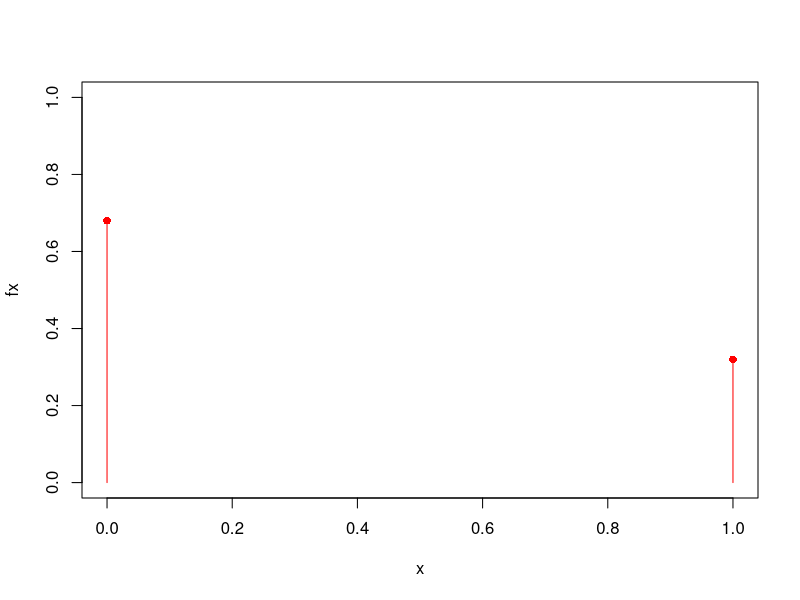
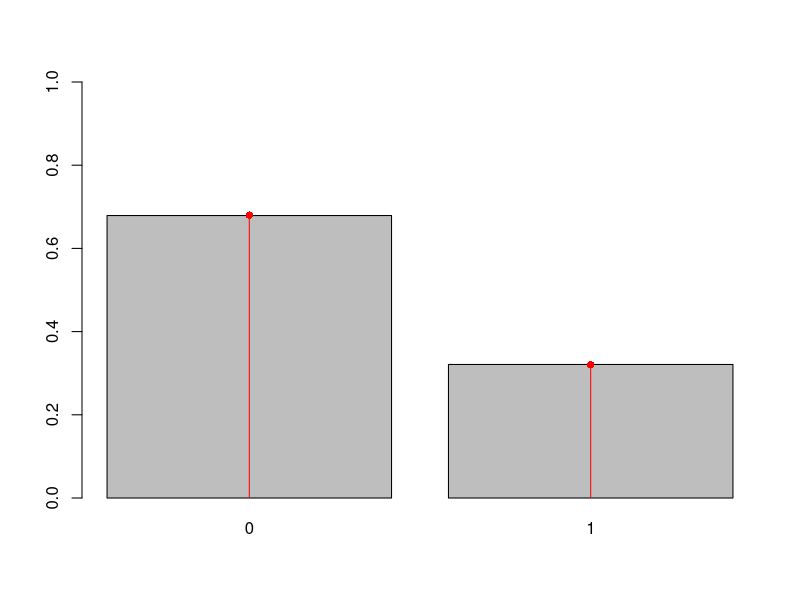
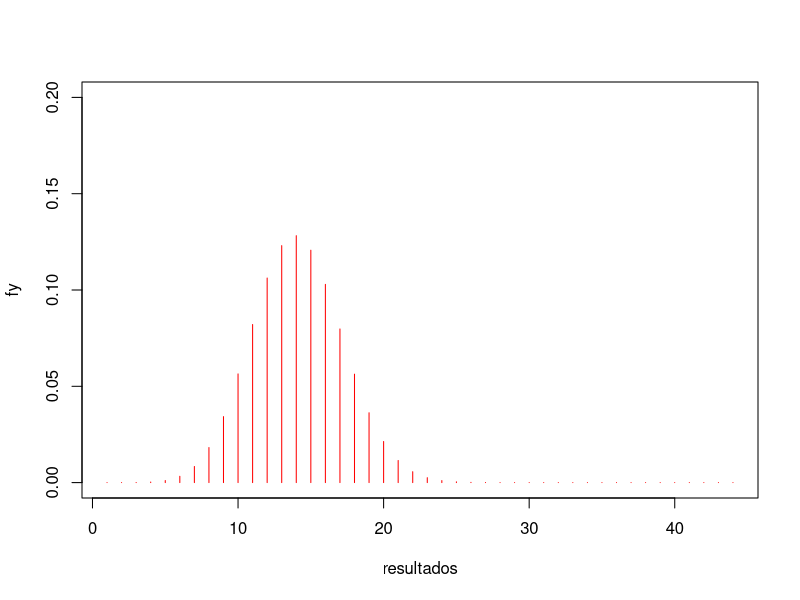
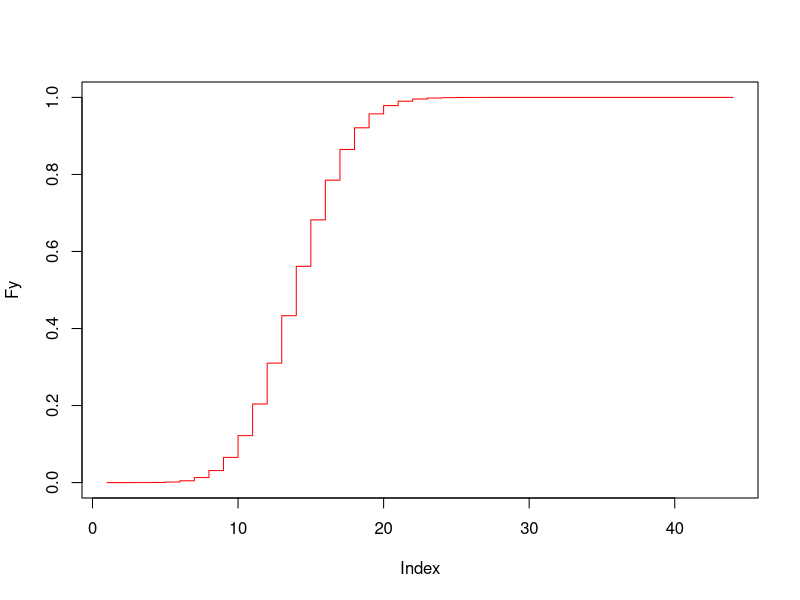
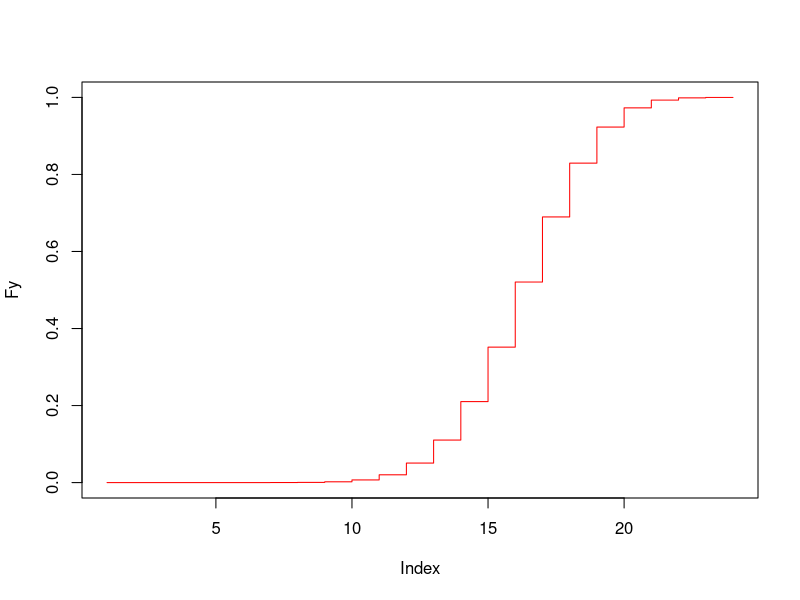

The R script that drew these images, in order:
#Solucion Pregunta 1

#ensayo de Bernoulli

x <- c(0, 1)
fx <- c(0.68, 0.32)

#tabla

cbind(x, fx)
plot(x, fx, ylim=c(0,1), type="h", 
     col="red")
points(x, fx, pch=16, col="red")

n <- 400000
muestra <- sample(x, n, fx, replace = TRUE)
fi <- table(muestra)/n
br <- barplot(fi, ylim=c(0,1)) # frequencias relativas

lines(br, fx, ylim=c(0,1), type="h", 
     col="red") # function de masa de probabilidad
points(br, fx, pch=16, col="red")

#datos
xbar <- mean(muestra)
xbar

#modelo
mu <- sum(x*fx)
mu

fx[2]

#datos varianza muestral
ssq <- var(muestra)
ssq

#varianza de la funcion de masa de probabilidad
sigmasq <- sum((x-mu)^2*fx)
sigmasq
fx[1]*fx[2] #en bernoulli


n <- 43
set.seed(123)
muestra <- sample(x, n, fx, replace=TRUE)


y <- function(i){sum(sample(x, n, fx, replace=TRUE))}
y(4)

#bucle en R
set.seed(123)
m <- 400000 #encuestas de n=43
encuestas <- sapply(1:m, y)
fi <- table(encuestas)/m
data.frame(fi)

dbinom(13, 43, 0.32)

#tabla de probabilidad
resultados <- 1:43
fy <- dbinom(resultados, 43, 0.32)

tabladeprob <- cbind(resultados, fy)
tabladeprob

### n =44
resultados <- 1:44
fy <- dbinom(resultados, 44, 0.32)
tabladeprob <- cbind(resultados, fy)

plot(resultados, 
     fy, type="h", col="red",
     ylim=c(0,0.2))

Fy <- cumsum(fy)
tabladeprob <- cbind(resultados, 
                     fy, Fy)
tabladeprob 

plot(Fy, type="s", col="red")

pbinom(17, 44, 0.32)

###
resultados <- 1:24
fy <- dbinom(resultados, 24, 0.68)
Fy <- cumsum(fy)
tabladeprob <- cbind(resultados, 
                     fy, Fy)
tabladeprob

mu <- sum(resultados*fy)
mu

simgasq <- sum((resultados-mu)^2*fy)

qbinom(0.25, 24, 0.68)

simgasq

plot(Fy, type="s", col="red")


